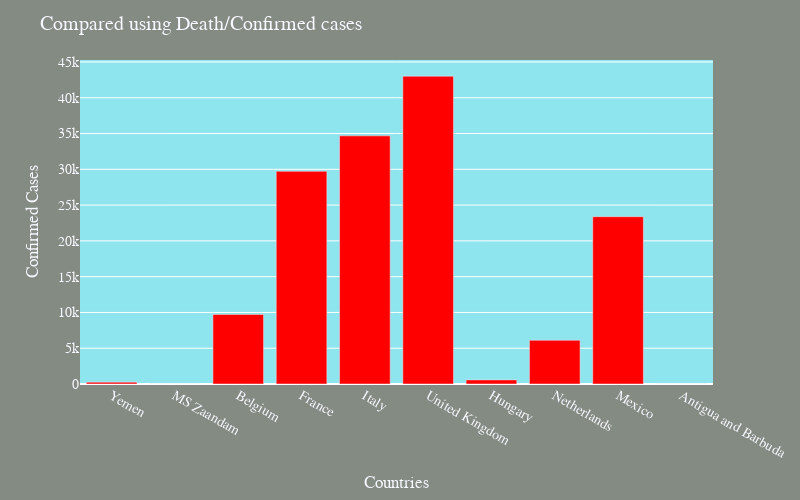

This figure's notebook cell:
### Markdown cell above
***
# <font color='red'>Top 10 worst affected Countries- Death/Confirmed ratio</font>
***

### Code cell
country_df['d/c']=country_df['deaths']/country_df['confirmed']
d= country_df.sort_values('d/c', ascending=False)
#sorted_death_df = country_df.sort_values(country_df['d/c'], ascending=False)
fig2=px.bar(
    d.head(10),
    x = "country",
    y = "deaths",
    #title= "Top 10 worst affected countries- Death cases", # the axis names
    color_discrete_sequence=["red"], 
    height=500,
    width=800
)
fig2.update_layout(
        {'plot_bgcolor':'#8EE5EE',
        'paper_bgcolor':'#838B83',
        },
        title=" Compared using Death/Confirmed cases",
        xaxis_title="Countries",
        yaxis_title="Confirmed Cases",
        font=dict(
            family="TimesNewRoman",
            size=14,
            color='#F8F8FF'
        ),           
        width = 800
    )
fig2.show()

### Figure 1 — Plotly figure (JSON) as saved in the notebook; plotly's stock layout.template omitted (floating-point values rounded to 4 significant figures)
{"data": [{"alignmentgroup": "True", "hovertemplate": "country=%{x}<br>deaths=%{y}<extra></extra>", "legendgroup": "", "marker": {"color": "red"}, "name": "", "offsetgroup": "", "orientation": "v", "showlegend": false, "textposition": "auto", "type": "bar", "x": ["Yemen", "MS Zaandam", "Belgium", "France", "Italy", "United Kingdom", "Hungary", "Netherlands", "Mexico", "Antigua and Barbuda"], "xaxis": "x", "y": [261, 2, 9713, 29723, 34675, 43011, 573, 6114, 23377, 3], "yaxis": "y"}], "layout": {"barmode": "relative", "font": {"color": "#F8F8FF", "family": "TimesNewRoman", "size": 14}, "height": 500, "legend": {"tracegroupgap": 0}, "margin": {"t": 60}, "paper_bgcolor": "#838B83", "plot_bgcolor": "#8EE5EE", "title": {"text": " Compared using Death/Confirmed cases"}, "width": 800, "xaxis": {"anchor": "y", "domain": [0, 1], "title": {"text": "Countries"}}, "yaxis": {"anchor": "x", "domain": [0, 1], "title": {"text": "Confirmed Cases"}}}}
